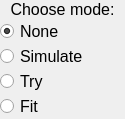
             <widget class="QFrame" name="frame_9">
              <property name="sizePolicy">
               <sizepolicy hsizetype="Ignored" vsizetype="Ignored">
                <horstretch>0</horstretch>
                <verstretch>0</verstretch>
               </sizepolicy>
              </property>
              <property name="minimumSize">
               <size>
                <width>50</width>
                <height>0</height>
               </size>
              </property>
              <property name="maximumSize">
               <size>
                <width>125</width>
                <height>16777215</height>
               </size>
              </property>
              <property name="font">
               <font>
                <pointsize>12</pointsize>
               </font>
              </property>
              <property name="frameShape">
               <enum>QFrame::NoFrame</enum>
              </property>
              <property name="frameShadow">
               <enum>QFrame::Raised</enum>
              </property>
              <layout class="QGridLayout" name="gridLayout">
               <property name="leftMargin">
                <number>0</number>
               </property>
               <property name="topMargin">
                <number>0</number>
               </property>
               <property name="rightMargin">
                <number>0</number>
               </property>
               <property name="bottomMargin">
                <number>0</number>
               </property>
               <property name="spacing">
                <number>0</number>
               </property>
               <item row="2" column="0">
                <widget class="QRadioButton" name="simulatecb">
                 <property name="sizePolicy">
                  <sizepolicy hsizetype="MinimumExpanding" vsizetype="Fixed">
                   <horstretch>0</horstretch>
                   <verstretch>0</verstretch>
                  </sizepolicy>
                 </property>
                 <property name="font">
                  <font>
                   <pointsize>12</pointsize>
                  </font>
                 </property>
                 <property name="text">
                  <string>Simulate</string>
                 </property>
                 <attribute name="buttonGroup">
                  <string notr="true">buttonGroup</string>
                 </attribute>
                </widget>
               </item>
               <item row="1" column="0">
                <widget class="QRadioButton" name="nonecb">
                 <property name="font">
                  <font>
                   <pointsize>12</pointsize>
                  </font>
                 </property>
                 <property name="text">
                  <string>None</string>
                 </property>
                 <property name="checked">
                  <bool>true</bool>
                 </property>
                 <attribute name="buttonGroup">
                  <string notr="true">buttonGroup</string>
                 </attribute>
                </widget>
               </item>
               <item row="4" column="0">
                <widget class="QRadioButton" name="fitcb">
                 <property name="font">
                  <font>
                   <pointsize>12</pointsize>
                  </font>
                 </property>
                 <property name="text">
                  <string>Fit</string>
                 </property>
                 <attribute name="buttonGroup">
                  <string notr="true">buttonGroup</string>
                 </attribute>
                </widget>
               </item>
               <item row="3" column="0">
                <widget class="QRadioButton" name="trycb">
                 <property name="font">
                  <font>
                   <pointsize>12</pointsize>
                  </font>
                 </property>
                 <property name="text">
                  <string>Try</string>
                 </property>
                 <attribute name="buttonGroup">
                  <string notr="true">buttonGroup</string>
                 </attribute>
                </widget>
               </item>
               <item row="0" column="0">
                <widget class="QLabel" name="label_16">
                 <property name="sizePolicy">
                  <sizepolicy hsizetype="Expanding" vsizetype="Minimum">
                   <horstretch>0</horstretch>
                   <verstretch>0</verstretch>
                  </sizepolicy>
                 </property>
                 <property name="maximumSize">
                  <size>
                   <width>200</width>
                   <height>20</height>
                  </size>
                 </property>
                 <property name="font">
                  <font>
                   <pointsize>12</pointsize>
                  </font>
                 </property>
                 <property name="text">
                  <string>Choose mode:</string>
                 </property>
                 <property name="alignment">
                  <set>Qt::AlignCenter</set>
                 </property>
                </widget>
               </item>
              </layout>
             </widget>
